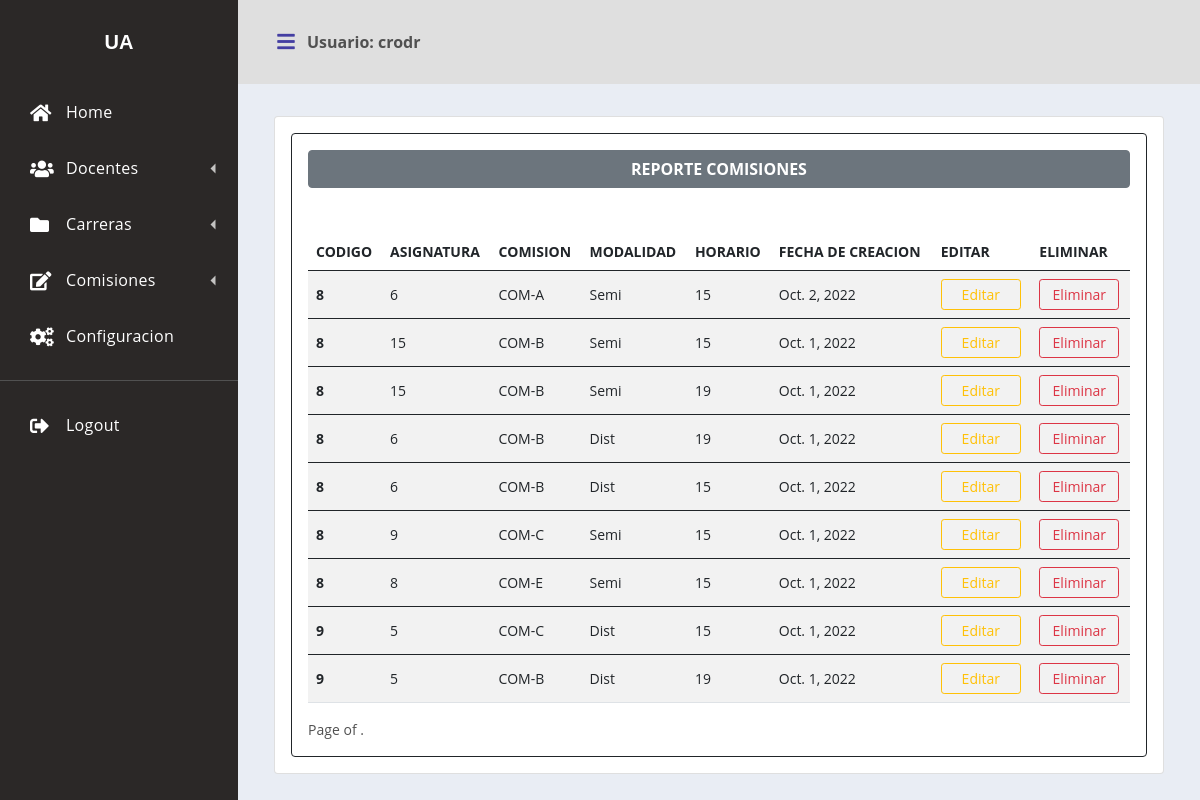
The app's page /reporte_comision/ (signed in) with its own data.
### app_nomb_doc/models.py (models this page shows)
class Comisiones(models.Model):
    anio_academico=models.CharField(max_length=40, verbose_name="Año")#verbose hace que se muestre la denominacion que deseeo en admin
    semestre_academico=models.CharField(max_length=40, verbose_name="Semestre")
    comision=models.CharField(max_length=40, verbose_name="Comision")
    modalidad=models.CharField(max_length=40, verbose_name="Modalidad")
    horario=models.CharField(max_length=40, verbose_name="Horario")
    fecha_creacion=models.DateField(auto_now_add=True)
    codigo=models.ForeignKey(Carreras, null=True, blank=True, on_delete=models.CASCADE)
    asignatura=models.ForeignKey(Asignaturas, null=True, blank=True, on_delete=models.CASCADE)
    class Meta: #Para personalizar datos en admin
        verbose_name="Comision"
        verbose_name_plural="Comisiones"
        db_table="Comisiones"

### app_nomb_doc/views.py (the view)
# urls.py: path('reporte_comision/', reporte_comisiones, name='reportecomision'),
@login_required
def reporte_comisiones(request):
    reporte_comisiones = Comisiones.objects.all().order_by('codigo', 'anio_academico','semestre_academico','modalidad','comision').values()
    return render(request, 'formularios/comisiones/reporte_comisiones.html', {'comisiones' : reporte_comisiones})

### app_nomb_doc/templates/formularios/comisiones/reporte_comisiones.html (shortened to what this page needs)
{% extends 'static/inicio.html' %}
{% load crispy_forms_tags %}
{% block contenido %}
<body>
    <br>
    <br>
    <div class="container mt-18" style="width: 95%; font-size:14px">
    <form action="" method="GET" class="card p-3 mt-5" autocomplete="on" novalidate> {% csrf_token %}
        <div class="card border-dark p-3">
            <span class="btn btn-secondary mb-4"><strong>REPORTE COMISIONES</strong></span>
            <br>
            <table class="table table-striped">
                <thead>
                <tr>
                    <th scope="col">CODIGO</th>
                    <th colspan='3'>ASIGNATURA</th>
                    <th scope="col">COMISION</th>
                    <th scope="col">MODALIDAD</th>
                    <th scope="col">HORARIO</th>
                    <th scope="col">FECHA DE CREACION</th>
                    <th scope="col">EDITAR</th>
                    <th scope="col">ELIMINAR</th>
                </tr>
                </thead>
            {% for reporte in comisiones %}
            <tbody>
                <tr>
                    <th scope="row" style="vertical-align:middle">{{reporte.codigo_id}}</th>
                    <td colspan='3' style="vertical-align:middle">{{reporte.asignatura_id}}</td>
                    <td style="vertical-align:middle">{{reporte.comision}}</td>
                    <td style="vertical-align:middle">{{reporte.modalidad}}</td>
                    <td style="vertical-align:middle">{{reporte.horario}}</td>
                    <td style="vertical-align:middle">{{reporte.fecha_creacion}}</td>
                    <td><a href="{% url 'editarcomision' reporte.id %}" class="btn btn-outline-warning btn-sm mt-0" style="width:80px"href="#">Editar</td>
                    <td><a href="{% url 'eliminarcomision' reporte.id %}" class="btn btn-outline-danger btn-sm mt-0" style="width:80px" href="#">Eliminar</td>
                </tr>
            </tbody>
            {% endfor %}
            </table>
        <div class="pagination">
            <span class="step-links">
                <span class="current">
                    Page {{ page_obj.number }} of {{ page_obj.paginator.num_pages }}.
                </span>
            </span>
        </div>
        </div>
    </form>
    </div>
</body>
{% endblock %}

### app_nomb_doc/templates/static/inicio.html (shortened to what this page needs)
{% load static %}
<!DOCTYPE html>
<html lang="es">
<head>
    <link rel="stylesheet" href="https://use.fontawesome.com/releases/v5.15.4/css/all.css"/>
    <link href="https://cdn.jsdelivr.net/npm/bootstrap@5.0.2/dist/css/bootstrap.min.css" rel="stylesheet">
    <link rel="stylesheet" href="https://cdnjs.cloudflare.com/ajax/libs/font-awesome/5.15.0/css/all.min.css"/>
    <link rel="stylesheet" href={% static "css/style_inicio.css"%}/>
</head>
<body>
    <div class='dashboard'>
        <div class="dashboard-nav">
            <header>
                <a href="#" class="brand-logo"><span>UA</span></a>
            </header>
            <nav class="dashboard-nav-list">
                <a href="#" class="dashboard-nav-item"><i class="fas fa-home"></i>Home</a>
                <div class='dashboard-nav-dropdown'>
                    <a href="#!" class="dashboard-nav-item dashboard-nav-dropdown-toggle"><i class="fas fa-users"></i>Docentes</a>
                </div>
                <div class='dashboard-nav-dropdown'>
                    <a href="#!" class="dashboard-nav-item dashboard-nav-dropdown-toggle"><i class="fas fa-folder"></i>Carreras</a>
                </div>
                <div class='dashboard-nav-dropdown'>
                    <a href="#!" class="dashboard-nav-item dashboard-nav-dropdown-toggle"><i class="fas fa-edit"></i>Comisiones</a>
                </div>
                <a href="#" class="dashboard-nav-item"><i class="fas fa-cogs"></i>Configuracion</a>
                <div class="nav-item-divider"></div>
                <a href={% url "LogoutUsuario"%} class="dashboard-nav-item"><i class="fas fa-sign-out-alt"></i> Logout </a>
            </nav>
        </div>
        <div class='dashboard-app'>
            <header class='dashboard-toolbar'><a href="#!" class="menu-toggle"><i class="fas fa-bars"></i></a>
                <div class="d-grid gap-2 d-md-flex justify-content-md-end">
                    {% if user.is_authenticated %}
                        <strong>Usuario: {{user.get_username}} </strong>
                    {% endif%}
                </div>
            </header>
            {% block contenido %}  {% endblock %}
        </div>
    </div>
</body>
</html>

### app_nomb_doc/templates/static/css/style_inicio.css (style rules this page uses)
:root { --font-family-sans-serif: "Open Sans", -apple-system, BlinkMacSystemFont, "Segoe UI", Roboto, "Helvetica Neue", Arial, sans-serif, "Apple Color Emoji", "Segoe UI Emoji", "Segoe UI Symbol", "Noto Color Emoji"; }
*, *::before, *::after { -webkit-box-sizing: border-box; box-sizing: border-box; }
html { font-family: sans-serif; line-height: 1.15; -webkit-text-size-adjust: 100%; -webkit-tap-highlight-color: rgba(0, 0, 0, 0); }
nav { display: block; }
body { margin: 0; font-family: "Open Sans", -apple-system, BlinkMacSystemFont, "Segoe UI", Roboto, "Helvetica Neue", Arial, sans-serif, "Apple Color Emoji", "Segoe UI Emoji", "Segoe UI Symbol", "Noto Color Emoji"; font-size: 1rem; font-weight: 400; line-height: 1.5; color: #515151; text-align: left; background-color: #e9edf4; }
a { color: #3f84fc; text-decoration: none; background-color: transparent; }
.dashboard { display: -webkit-box; display: -webkit-flex; display: -ms-flexbox; display: flex; min-height: 100vh; }
.dashboard-app { display: -webkit-box; display: -webkit-flex; display: -ms-flexbox; display: flex; -webkit-box-orient: vertical; -webkit-box-direction: normal; -webkit-flex-direction: column; -ms-flex-direction: column; flex-direction: column; -webkit-box-flex: 2; -webkit-flex-grow: 2; -ms-flex-positive: 2; flex-grow: 2; margin-top: 20px; }
.dashboard-nav { min-width: 238px; position: fixed; left: 0; top: 0; bottom: 0; overflow: auto; background-color: #373193; }
.dashboard-nav header { min-height: 84px; padding: 8px 27px; display: -webkit-box; display: -webkit-flex; display: -ms-flexbox; display: flex; -webkit-box-pack: center; -webkit-justify-content: center; -ms-flex-pack: center; justify-content: center; -webkit-box-align: center; -webkit-align-items: center; -ms-flex-align: center; align-items: center; }
.dashboard-nav a { color: #515151; }
.dashboard-nav { background-color: #2B2827; }
.dashboard-nav a { color: #fff; }
.brand-logo { font-family: "Nunito", sans-serif; font-weight: bold; font-size: 20px; display: -webkit-box; display: -webkit-flex; display: -ms-flexbox; display: flex; color: #515151; -webkit-box-align: center; -webkit-align-items: center; -ms-flex-align: center; align-items: center; }
.dashboard-nav-list { display: -webkit-box; display: -webkit-flex; display: -ms-flexbox; display: flex; -webkit-box-orient: vertical; -webkit-box-direction: normal; -webkit-flex-direction: column; -ms-flex-direction: column; flex-direction: column; }
.dashboard-nav-item { min-height: 56px; padding: 8px 20px 8px 70px; display: -webkit-box; display: -webkit-flex; display: -ms-flexbox; display: flex; -webkit-box-align: center; -webkit-align-items: center; -ms-flex-align: center; align-items: center; letter-spacing: 0.02em; transition: ease-out 0.5s; }
.dashboard-nav-item i { width: 36px; font-size: 19px; margin-left: -40px; }
.dashboard-nav-dropdown { display: -webkit-box; display: -webkit-flex; display: -ms-flexbox; display: flex; -webkit-box-orient: vertical; -webkit-box-direction: normal; -webkit-flex-direction: column; -ms-flex-direction: column; flex-direction: column; }
.dashboard-nav-dropdown-toggle:after { content: ""; margin-left: auto; display: inline-block; width: 0; height: 0; border-left: 5px solid transparent; border-right: 5px solid transparent; border-top: 5px solid rgba(81, 81, 81, 0.8); -webkit-transform: rotate(90deg); -o-transform: rotate(90deg); transform: rotate(90deg); }
.dashboard-nav .dashboard-nav-dropdown-toggle:after { border-top-color: rgba(255, 255, 255, 0.72); }
.menu-toggle { position: relative; width: 42px; height: 42px; display: -webkit-box; display: -webkit-flex; display: -ms-flexbox; display: flex; -webkit-box-align: center; -webkit-align-items: center; -ms-flex-align: center; align-items: center; -webkit-box-pack: center; -webkit-justify-content: center; -ms-flex-pack: center; justify-content: center; color: #443ea2; }
.menu-toggle i { font-size: 20px; }
.dashboard-toolbar { min-height: 84px; background-color: #dfdfdf; display: -webkit-box; display: -webkit-flex; display: -ms-flexbox; display: flex; -webkit-box-align: center; -webkit-align-items: center; -ms-flex-align: center; align-items: center; padding: 8px 27px; position: fixed; top: 0; right: 0; left: 0; z-index: 1000; }
.nav-item-divider { height: 1px; margin: 1rem 0; overflow: hidden; background-color: #515151; }
@media (min-width: 992px) { .dashboard-app { margin-left: 238px; } }
@media (min-width: 992px) { .dashboard-toolbar { left: 238px; } }

### records on screen
Comisiones: codigo_id "8", asignatura_id "6", comision "COM-A", modalidad "Semi", horario "15", fecha_creacion "Oct. 2, 2022"
Comisiones: codigo_id "8", asignatura_id "15", comision "COM-B", modalidad "Semi", horario "15", fecha_creacion "Oct. 1, 2022"
Comisiones: codigo_id "8", asignatura_id "15", comision "COM-B", modalidad "Semi", horario "19", fecha_creacion "Oct. 1, 2022"
Comisiones: codigo_id "8", asignatura_id "6", comision "COM-B", modalidad "Dist", horario "19", fecha_creacion "Oct. 1, 2022"
Comisiones: codigo_id "8", asignatura_id "6", comision "COM-B", modalidad "Dist", horario "15", fecha_creacion "Oct. 1, 2022"
Comisiones: codigo_id "8", asignatura_id "9", comision "COM-C", modalidad "Semi", horario "15", fecha_creacion "Oct. 1, 2022"
Comisiones: codigo_id "8", asignatura_id "8", comision "COM-E", modalidad "Semi", horario "15", fecha_creacion "Oct. 1, 2022"
Comisiones: codigo_id "9", asignatura_id "5", comision "COM-C", modalidad "Dist", horario "15", fecha_creacion "Oct. 1, 2022"
Comisiones: codigo_id "9", asignatura_id "5", comision "COM-B", modalidad "Dist", horario "19", fecha_creacion "Oct. 1, 2022"

### other values on screen
{{ user.get_username }} "crodr"
